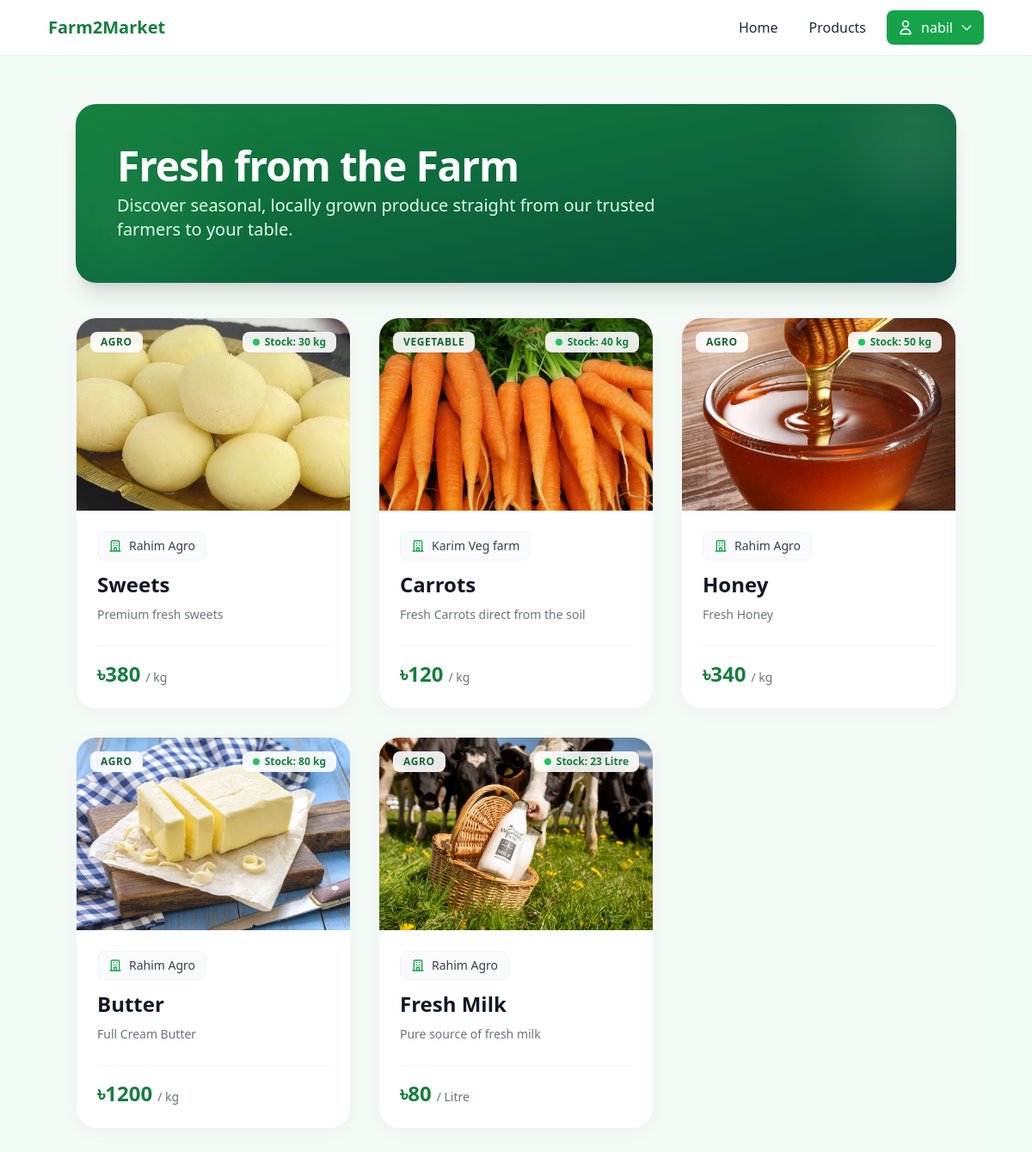
Screenshot of /products/ (signed in) with the database file from the repository.
### f2m_app/models.py (models this page shows, shortened)
class Product(models.Model):
    product_id = models.AutoField(primary_key=True)
    farmer = models.ForeignKey(FarmerProfile, on_delete=models.CASCADE, related_name="products")
    category = models.ForeignKey(Category, on_delete=models.CASCADE, related_name="products")
    name = models.CharField(max_length=255)
    description = models.TextField()
    price_per_unit = models.IntegerField(default=0)
    stock_quantity = models.IntegerField(default=0)
    unit = models.CharField(max_length=50)
    image = models.ImageField(upload_to='product_images/', null=True, blank=True)
    created_at = models.DateTimeField(auto_now_add=True)

class Category(models.Model):
    category_id = models.AutoField(primary_key=True)
    name = models.CharField(max_length=255)
    description = models.TextField(blank=True)
    class Meta:
        verbose_name_plural = "Categories"

class FarmerProfile(models.Model):
    farmer_id = models.AutoField(primary_key=True)
    user = models.OneToOneField(User, on_delete=models.CASCADE, related_name="farmer_profile")
    farm_name = models.CharField(max_length=255)
    farm_location = models.CharField(max_length=255)
    bio = models.TextField(blank=True)

### f2m_app/views.py (the view)
# urls.py: path('products/', views.product_list_view, name="product_list_view"),
def product_list_view(request):
    products = Product.objects.all().order_by('-created_at')
    categories = Category.objects.all()
    context = {
        'products': products,
        'categories': categories
    }
    return render(request, "F2M/products.html", context)

### templates/F2M/products.html (shortened to what this page needs)
{% extends 'base.html' %}
{% block content %}
<div class="min-h-screen bg-gray-50/50 py-8">
    <div class="max-w-7xl mx-auto px-4 sm:px-6 lg:px-8 space-y-10">
        <div class="relative bg-gradient-to-br from-green-700 to-emerald-900 rounded-3xl overflow-hidden shadow-xl p-8 sm:p-12">
            <div class="absolute top-0 right-0 -mt-4 -mr-4 w-32 h-32 bg-white opacity-10 rounded-full blur-2xl"></div>
            <div class="absolute bottom-0 left-0 -mb-4 -ml-4 w-40 h-40 bg-green-400 opacity-20 rounded-full blur-3xl"></div>
            <div class="relative z-10 flex flex-col md:flex-row items-start md:items-center justify-between gap-6">
                <div>
                    <h2 class="text-3xl sm:text-4xl md:text-5xl font-extrabold text-white tracking-tight mb-2">
                        Fresh from the Farm
                    </h2>
                    <p class="text-green-100 text-lg sm:text-xl max-w-2xl font-medium">
                        Discover seasonal, locally grown produce straight from our trusted farmers to your table.
                    </p>
                </div>
            </div>
        </div>
        <div class="grid grid-cols-1 md:grid-cols-2 lg:grid-cols-3 gap-8">
            {% for product in products %}
                <div class="group bg-white rounded-3xl border border-gray-100 shadow-[0_4px_20px_rgb(0,0,0,0.03)] hover:shadow-[0_8px_30px_rgb(0,0,0,0.08)] overflow-hidden flex flex-col transition-all duration-300 hover:-translate-y-1 relative">
                    <div class="w-full h-56 relative overflow-hidden bg-gradient-to-br from-green-50 to-emerald-50/50 flex-shrink-0">
                        {% if product.image %}
                            <img src="{{ product.image.url }}" alt="{{ product.name }}" class="w-full h-full object-cover group-hover:scale-110 transition-transform duration-700 ease-in-out">
                        {% endif %}
                        <span class="absolute top-4 left-4 z-10 text-xs font-bold text-green-800 tracking-wider uppercase bg-white/90 px-3 py-1 rounded-lg backdrop-blur-sm shadow-sm">
                            {{ product.category.name }}
                        </span>
                        <span class="absolute top-4 right-4 z-10 flex items-center gap-1.5 text-xs font-bold px-3 py-1 rounded-lg backdrop-blur-sm shadow-sm {% if product.stock_quantity > 0 %}bg-white/90 text-green-700{% else %}bg-white/90 text-red-600{% endif %}">
                            <span class="w-2 h-2 rounded-full {% if product.stock_quantity > 0 %}bg-green-500 animate-pulse{% else %}bg-red-500{% endif %}"></span>
                            {% if product.stock_quantity > 0 %}
                                Stock: {{ product.stock_quantity }} {{ product.unit }}
                            {% else %}
                                Out of Stock
                            {% endif %}
                        </span>
                    </div>
                    <div class="p-6 flex-grow flex flex-col">
                        <div class="flex flex-col h-full">
                            <div class="flex flex-wrap items-start gap-4 mb-3">
                                <div class="flex items-center gap-2 text-sm text-gray-600 bg-gray-50 border border-gray-100 px-3 py-1.5 rounded-lg w-fit">
                                    <span class="font-medium text-gray-700 line-clamp-1">{{ product.farmer.farm_name }}</span>
                                </div>
                            </div>
                            <h3 class="text-xl sm:text-2xl font-bold text-gray-900 mb-2 group-hover:text-green-700 transition-colors line-clamp-1">{{ product.name }}</h3>
                            <p class="text-gray-500 text-sm line-clamp-2 md:line-clamp-3 mb-6 flex-grow leading-relaxed">{{ product.description }}</p>
                            <div class="mt-auto flex flex-wrap items-center justify-between gap-3 pt-4 border-t border-gray-100">
                                <div class="flex items-baseline gap-1.5 min-w-0 flex-[1_1_auto]">
                                    <span class="text-xl sm:text-2xl font-black text-green-700 truncate" title="৳{{ product.price_per_unit }}">৳{{ product.price_per_unit }}</span>
                                    <span class="text-xs sm:text-sm font-medium text-gray-500 whitespace-nowrap flex-shrink-0">/ {{ product.unit }}</span>
                                </div>
                            </div>
                        </div>
                    </div>
                </div>
            {% endfor %}
        </div>
    </div>
</div>
{% endblock %}

### templates/base.html (shortened to what this page needs)
{% load static %}
<!DOCTYPE html>
<html lang="en">
<head>
    <script src="https://cdn.tailwindcss.com"></script>
</head>
<body class="min-h-screen bg-green-50 text-gray-800 flex flex-col">
    <header class="bg-white/95 border-b border-green-100 sticky top-0 z-50">
        <nav class="max-w-6xl mx-auto px-4 sm:px-6 lg:px-8 py-3">
            <div class="flex flex-wrap items-center justify-between gap-3">
                <a href="{% url 'home_view' %}" class="text-xl font-bold text-green-700">Farm2Market</a>
                <ul class="flex flex-wrap items-center gap-2 sm:gap-3 text-sm sm:text-base">
                    <li><a href="{% url 'home_view' %}" class="px-3 py-2 rounded-lg hover:bg-green-100">Home</a></li>
                    <li><a href="{% url 'product_list_view' %}" class="px-3 py-2 rounded-lg hover:bg-green-100">Products</a></li>
                    {% if user.is_authenticated %}
                        <li class="relative group z-50">
                            <button class="px-3 py-2 rounded-lg bg-green-600 text-white hover:bg-green-700 flex items-center gap-2 focus:outline-none cursor-pointer">
                                <svg xmlns="http://www.w3.org/2000/svg" class="h-5 w-5" fill="none" viewBox="0 0 24 24" stroke="currentColor">
                                    <path stroke-linecap="round" stroke-linejoin="round" stroke-width="2" d="M16 7a4 4 0 11-8 0 4 4 0 018 0zM12 14a7 7 0 00-7 7h14a7 7 0 00-7-7z" />
                                </svg>
                                <span class="font-medium">{{ user.username }}</span>
                                <svg xmlns="http://www.w3.org/2000/svg" class="h-4 w-4" fill="none" viewBox="0 0 24 24" stroke="currentColor">
                                    <path stroke-linecap="round" stroke-linejoin="round" stroke-width="2" d="M19 9l-7 7-7-7" />
                                </svg>
                            </button>
                        </li>
                    {% else %}
                        <li><a href="{% url 'login_view' %}" class="px-3 py-2 rounded-lg hover:bg-green-100">Login</a></li>
                        <li><a href="{% url 'register_view' %}" class="px-3 py-2 rounded-lg bg-green-600 text-white hover:bg-green-700">Register</a></li>
                    {% endif %}
                </ul>
            </div>
        </nav>
    </header>
    <main class="flex-1 w-full {% block main_class %}max-w-6xl mx-auto px-4 sm:px-6 lg:px-8 py-6{% endblock %}">
        {% block content %}{% endblock %}
    </main>
</body>
</html>

### rows the page displays
Product: image (picture), category.name "AGRO", stock_quantity "30", unit "kg", farmer.farm_name "Rahim Agro", name "Sweets", description "Premium fresh sweets", price_per_unit "380"
Product: image (picture), category.name "VEGETABLE", stock_quantity "40", unit "kg", farmer.farm_name "Karim Veg farm", name "Carrots", description "Fresh Carrots direct from the soil", price_per_unit "120"
Product: image (picture), category.name "AGRO", stock_quantity "50", unit "kg", farmer.farm_name "Rahim Agro", name "Honey", description "Fresh Honey", price_per_unit "340"
Product: image (picture), category.name "AGRO", stock_quantity "80", unit "kg", farmer.farm_name "Rahim Agro", name "Butter", description "Full Cream Butter", price_per_unit "1200"
Product: image (picture), category.name "AGRO", stock_quantity "23", unit "Litre", farmer.farm_name "Rahim Agro", name "Fresh Milk", description "Pure source of fresh milk", price_per_unit "80"

### other values shown
{{ user.username }} "nabil"
